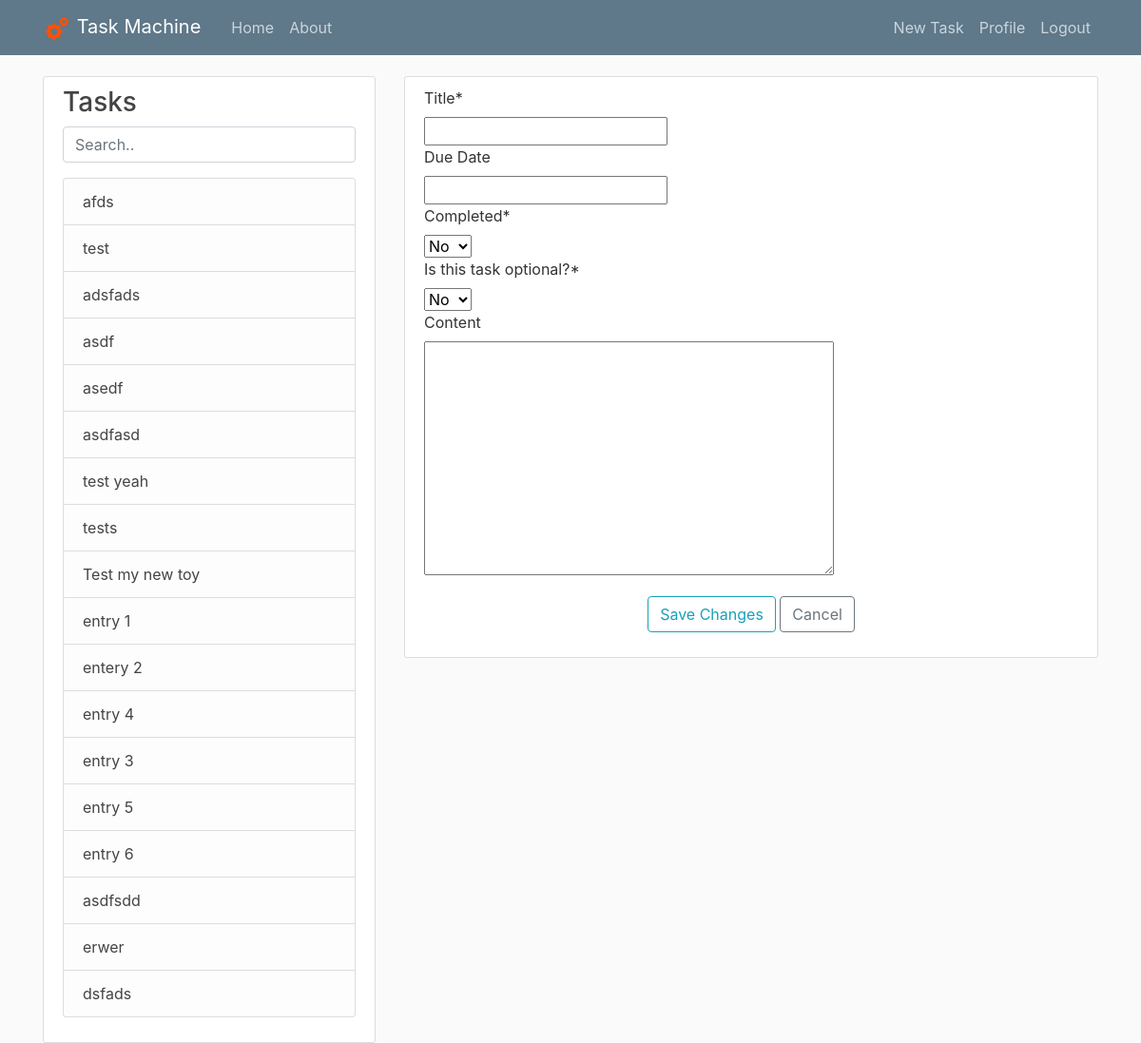
/post/new/ (signed in), run on an earlier commit of the app's database.
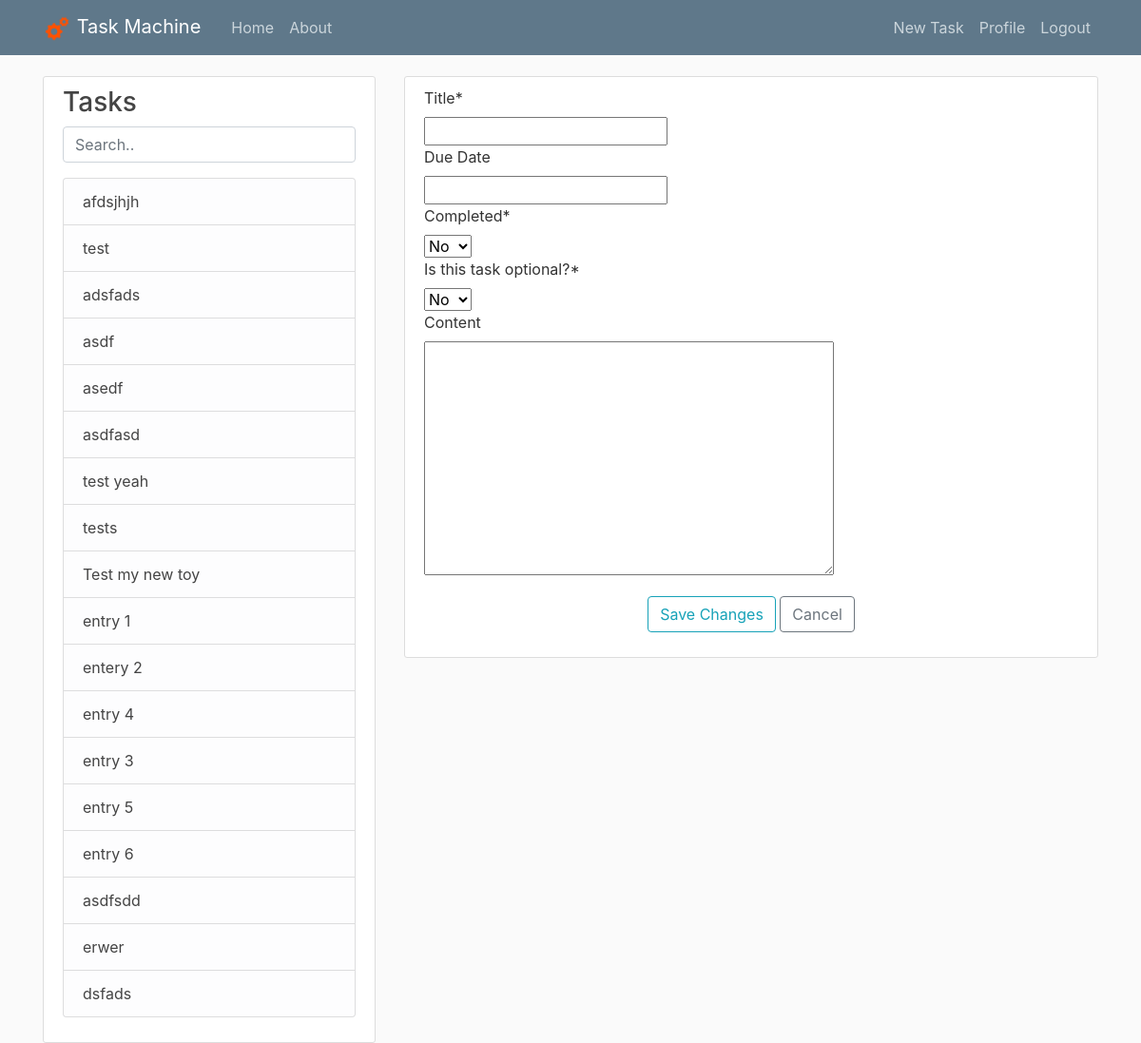
And on a later commit of the database.
### tasks/models.py (models this page shows, shortened)
class Post(models.Model):
    title = models.CharField(max_length=100)
    content = models.TextField(blank=True)
    date_posted = models.DateTimeField(auto_now_add=True)
    date_edited = models.DateTimeField(auto_now=True)
    author = models.ForeignKey(User, on_delete=models.CASCADE)
    children = models.ManyToManyField('self',symmetrical=False)
    due_date = models.DateField(blank=True,null=True)
    choices = (
        (True,'Yes'),
        (False,'No'),
    )
    complete = models.BooleanField(blank=False,choices=choices,default=False)
    optional = models.BooleanField(choices=choices,default=False)
    class Meta:
        unique_together = ('author', 'title')

### tasks/views.py (the view, shortened to what this page needs)
# urls.py: path('post/new/', PostCreateView.as_view(), name='post-create'),
class PostCreateView(LoginRequiredMixin, CreateView):
    model = Post
    form_class = CreatePostForm
    success_url = '/'
    def get_form_kwargs(self, *args, **kwargs):
        kwargs = super(PostCreateView, self).get_form_kwargs(*args, **kwargs)
        kwargs['user'] = self.request.user
        return kwargs
    def get_context_data(self, **kwargs):
        context = super(PostCreateView, self).get_context_data(**kwargs)
        context['post_list'] = Post.objects.all().filter(author=self.request.user)
        context['post'] = {'pk': 'new'}
        return context

### tasks/forms.py (shortened to what this page needs)
class CreatePostForm(forms.ModelForm):
    class Meta:
        model = Post
        fields = ['title','due_date','complete','optional','content']
        labels ={'title': 'Title','due_date': 'Due Date','complete': 'Completed','optional': 'Is this task optional?','content': 'Content'}
    def __init__(self, *args, **kwargs):
        self.user = kwargs.pop('user')
        super(CreatePostForm, self).__init__(*args,**kwargs)

### tasks/templates/tasks/post_form.html (shortened to what this page needs)
{% extends "tasks/leftbar.html" %}
{% load crispy_forms_tags %}
{% block header %}
<link href="http://cdnjs.cloudflare.com/ajax/libs/summernote/0.8.11/summernote-bs4.css" rel="stylesheet">
{% endblock header %}
{% block content %}
    <div class="col-md-8">
        <div class="content-section">
            <form method="POST" id="entryform">
                <fieldset class="form-group">
                {{ form|crispy }}
                </fieldset>
                <div class="form-group">
                    <div style="text-align: center">
                        <button class="btn btn-outline-info" type="submit" id='post'>Save Changes</button>
                        <a class="btn btn-outline-secondary" href="/?id={{ post.pk }}">Cancel</a>
                    </div>
                </div>
            </form>
        </div>
    </div>
{% endblock content %}

### tasks/templates/tasks/leftbar.html
{% extends "tasks/base.html" %}
{% block leftBar %}
<div class="col-md-4 leftbar" >
    <div class="content-section">
        <h3>Tasks</h3>
        <p class='text-muted'>
            <input class="form-control" id="myInputLeftBar" type="text" placeholder="Search..">
            <div class="scroll">
                <ul class="list-group" id="leftBarList">
                {% for post in post_list %}
                    <li class="list-group-item list-group-item-light"><a class="article-title" href="/?id={{ post.id }}">{{ post.title }}</a></li>
                {% endfor %}
                </ul>
            </div>
        </p>
    </div>
</div>
{% endblock leftBar %}

What changed in the data, as far as the page shows it:
changed Post: title "afds" → "afdsjhjh"
